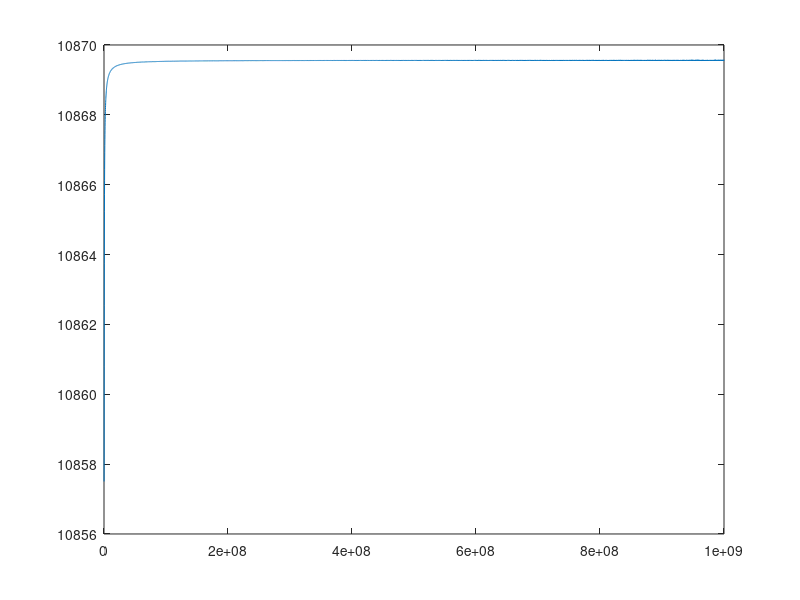

The MATLAB source for this figure:
k = 1000;
u = 1e-6;

fsw = (100*k):(100*k):(100*k*10*k);
Ts = 1./fsw;

Lm = 230*u
Vin = 18.75
Vout = 5.25
Nsp = 4
Vo = Nsp.*Vout
D = Vo./(Vin + Vo)
Dp = 1-D;

iv = 7.5

mc = Vin/Lm
md = Vo/Lm

a = 1./(mc + md) 
b = Ts.*(1-a.*md);

c = (0.5.*md.*a.*a - a)./Ts;
d = 0.5.*md.*a.*a./Ts;
ee = (a - md.*a.*a)./Ts;
f = (b-md.*a.*b)/Ts;
g = md.*a.*b/Ts;
h = (0.5.*md.*b.*b)/Ts;

td = a.*iv - a.*iv + b;
td = (1-D).*Ts;
td2 = td.*td;
td2 = a.*a.*iv.*iv + a.*a.*iv.*iv - 2.*a.*a.*iv.*iv - 2.*a.*b.*iv + 2.*a.*b.*iv + b.*b;

tdio = (a.*iv.*iv - a.*iv.*iv + b).*iv;
hmdtd2 = 0.5.*md.*td2 ;
Ioo = (tdio + hmdtd2)./Ts;

Ioo = (c + d + ee).*iv.*iv + (f + g).*iv + h;
Ioo = (td.*iv + 0.5.*md.*td.*td)./Ts;
Pout = Ioo.*Vo;
Rl = Vo.*Vo./Pout;
Dp2 = (1-D).*(1-D);

frhpz = Rl.*Dp2./(2.*pi.*Lm.*D);
wrhpz = 2.*pi.*frhpz;

A0 = (2*c*iv + ee*iv + f);
A1 = (2*d*iv + ee*iv + g);

wz = A1./A0;
Hc = 2;

frhpzx = (1./(2.*pi.*Ts)).*acos((wz./2).*( Hc.*((1./wz + 1).^2) - 1 - 1./(wz.^2) ));

acosarg = (wz./2).*( Hc.*((1./wz + 1).^2) - 1 - 1./(wz.^2) );

%plot(fsw, frhpzx, fsw, frhpz)
plot(fsw,acos(acosarg)./Ts)